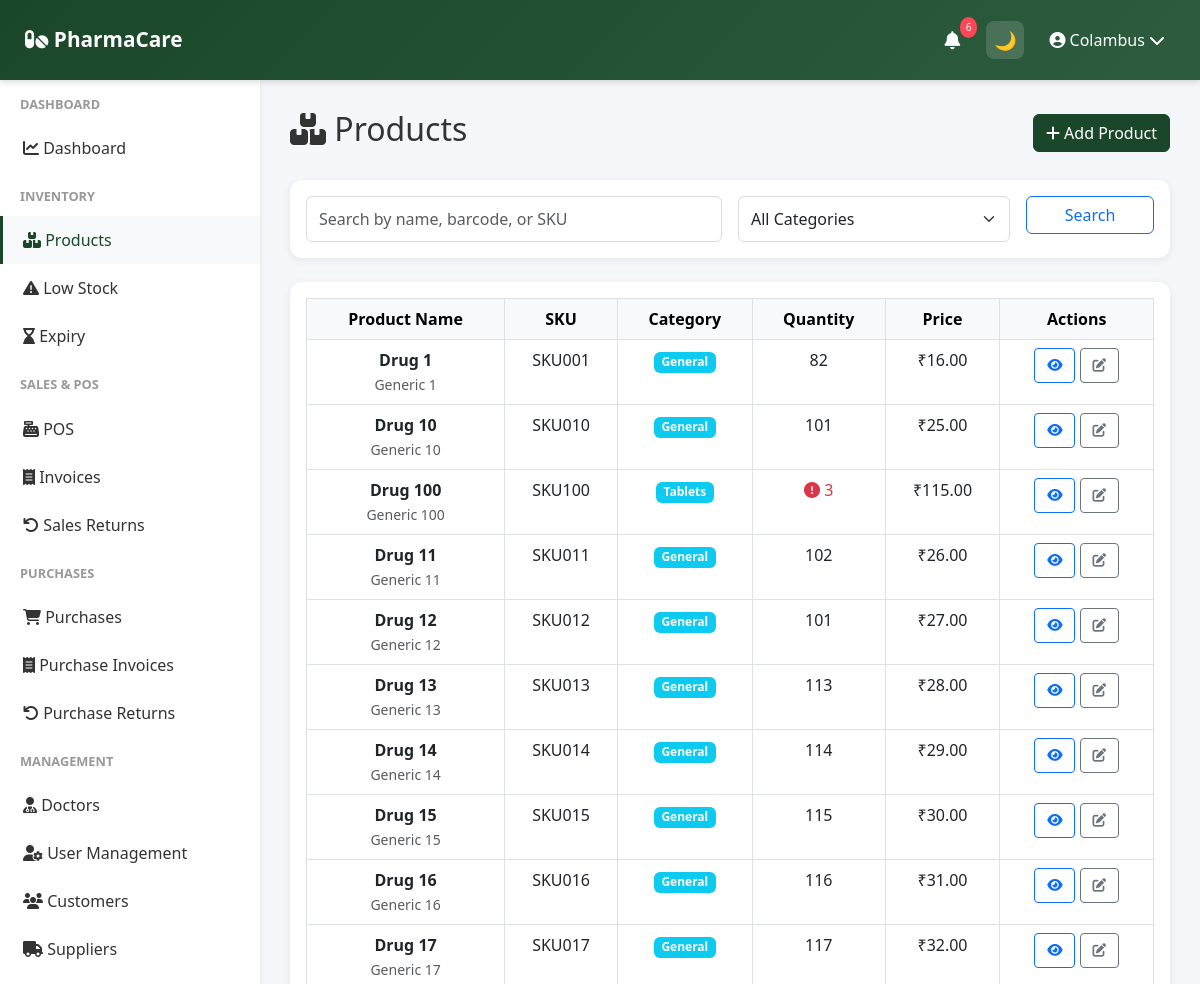
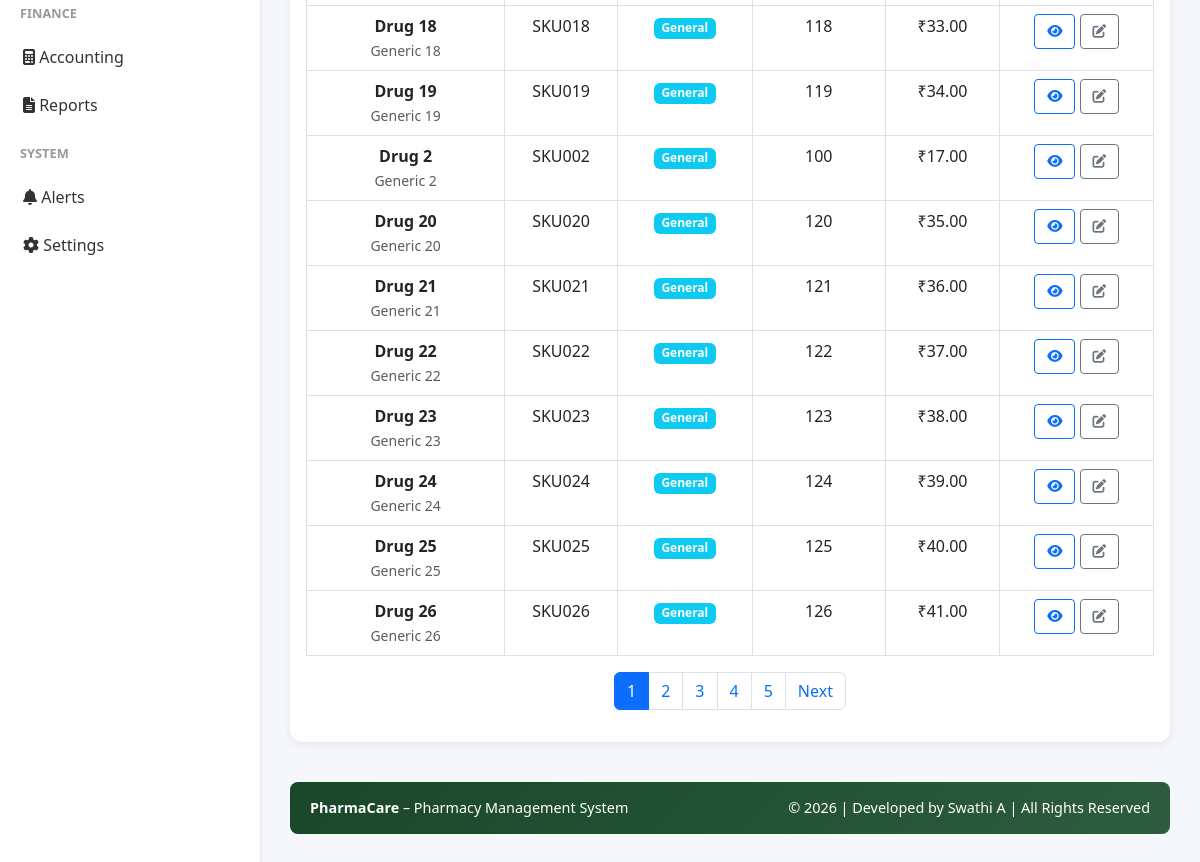
/inventory/products (signed in), run on the app's committed database (2 pictures, top to bottom).
### app/models.py (models this page shows, shortened)
class User(UserMixin, db.Model):
    __tablename__ = 'user'
    id = db.Column(db.Integer, primary_key=True)
    company_id = db.Column(db.Integer, db.ForeignKey('company.id'), nullable=False)
    role = db.Column(db.String(20), default='manager')
    username = db.Column(db.String(255), unique=True, nullable=False)
    password_hash = db.Column(db.String(255), nullable=False)
    is_active = db.Column(db.Boolean, default=True)
    last_login = db.Column(db.DateTime)
    created_date = db.Column(db.DateTime, default=datetime.utcnow)
    updated_date = db.Column(db.DateTime, default=datetime.utcnow, onupdate=datetime.utcnow)
    company = db.relationship('Company', back_populates='user')

class Product(db.Model):
    __tablename__ = 'product'
    id = db.Column(db.Integer, primary_key=True)
    company_id = db.Column(db.Integer, db.ForeignKey('company.id'), nullable=False)
    product_name = db.Column(db.String(255), nullable=False)
    generic_name = db.Column(db.String(255))
    brand = db.Column(db.String(255))
    category = db.Column(db.String(100), nullable=False)
    manufacturer = db.Column(db.String(255))
    batch_number = db.Column(db.String(100))
    barcode = db.Column(db.String(100), unique=True)
    sku = db.Column(db.String(100), unique=True, nullable=False)
    purchase_price = db.Column(db.Float, nullable=False)
    selling_price = db.Column(db.Float, nullable=False)
    mrp = db.Column(db.Float, nullable=False)
    tax_percentage = db.Column(db.Float, default=0)
    manufacturing_date = db.Column(db.DateTime)
    expiry_date = db.Column(db.DateTime)
    quantity = db.Column(db.Integer, default=0)
    minimum_stock_level = db.Column(db.Integer, default=10)
    reorder_level = db.Column(db.Integer, default=20)
    prescription_required = db.Column(db.Boolean, default=False)
    description = db.Column(db.Text)
    image_path = db.Column(db.String(500))
    created_date = db.Column(db.DateTime, default=datetime.utcnow)
    updated_date = db.Column(db.DateTime, default=datetime.utcnow, onupdate=datetime.utcnow)
    is_active = db.Column(db.Boolean, default=True)
    company = db.relationship('Company', back_populates='products')
    stock_movements = db.relationship('StockMovement', back_populates='product', cascade='all, delete-orphan')
    sale_items = db.relationship('SaleItem', back_populates='product', cascade='all, delete-orphan')
    purchase_items = db.relationship('PurchaseItem', back_populates='product', cascade='all, delete-orphan')
    category_id = db.Column(db.Integer, db.ForeignKey('category.id'))
    unit_id = db.Column(db.Integer, db.ForeignKey('unit.id'))
    category_rel = db.relationship('Category', back_populates='products')
    unit_rel = db.relationship('Unit', back_populates='products')

### app/routes/inventory.py (the view, shortened to what this page needs)
@inventory_bp.route('/products')
@login_required
def products_list():
    company_id = current_user.company_id
    page = request.args.get('page', 1, type=int)
    search = request.args.get('search', '')
    query = Product.query.filter_by(company_id=company_id, is_active=True)
    products = query.order_by(Product.product_name).paginate(page=page, per_page=20)
    return render_template('inventory/products_list.html', products=products, search=search)

### app/templates/inventory/products_list.html (shortened to what this page needs)
{% extends "base.html" %}
{% block content %}
<div class="d-flex justify-content-between align-items-center mb-4">
    <h2><i class="fas fa-boxes"></i> Products</h2>
    <a href="{{ url_for('inventory.add_product') }}" class="btn btn-primary">
        <i class="fas fa-plus"></i> Add Product
    </a>
</div>
<div class="card mb-4">
    <div class="card-body">
        <form method="GET" class="row g-3">
            <div class="col-md-6">
                <input type="text" name="search" class="form-control" placeholder="Search by name, barcode, or SKU" value="{{ search }}">
            </div>
            <div class="col-md-4">
                <select name="category" class="form-select">
                    <option value="">All Categories</option>
                </select>
            </div>
            <div class="col-md-2">
                <button type="submit" class="btn btn-outline-primary w-100">Search</button>
            </div>
        </form>
    </div>
</div>
<div class="card">
    <div class="card-body">
        {% if products.items %}
        <div class="table-responsive">
            <table class="table table-hover table-bordered">
                <thead class="table-light">
                    <tr>
                        <th class="text-center">Product Name</th>
                        <th class="text-center">SKU</th>
                        <th class="text-center">Category</th>
                        <th class="text-center">Quantity</th>
                        <th class="text-center">Price</th>
                        <th class="text-center">Actions</th>
                    </tr>
                </thead>
                <tbody>
                    {% for product in products.items %}
                    <tr>
                        <td class="text-center">
                            <strong>{{ product.product_name }}</strong><br>
                            <small class="text-muted">{{ product.generic_name or 'N/A' }}</small>
                        </td>
                        <td class="text-center">{{ product.sku }}</td>
                        <td class="text-center"><span class="badge bg-info">{{ product.category }}</span></td>
                        <td class="text-center">
                            {% if product.quantity <= product.minimum_stock_level %}
                            <span class="text-danger"><i class="fas fa-exclamation-circle"></i> {{ product.quantity }}</span>
                            {% else %}
                            {{ product.quantity }}
                            {% endif %}
                        </td>
                        <td class="text-center">₹{{ "%.2f"|format(product.selling_price) }}</td>
                        <td class="text-center">
                            <a href="{{ url_for('inventory.product_detail', product_id=product.id) }}" class="btn btn-sm btn-outline-primary" title="View">
                                <i class="fas fa-eye"></i>
                            </a>
                            <a href="{{ url_for('inventory.edit_product', product_id=product.id) }}" class="btn btn-sm btn-outline-secondary" title="Edit">
                                <i class="fas fa-edit"></i>
                            </a>
                        </td>
                    </tr>
                    {% endfor %}
                </tbody>
            </table>
        </div>
        {% if products.pages > 1 %}
        <nav aria-label="Page navigation">
            <ul class="pagination justify-content-center">
                {% for page_num in products.iter_pages() %}
                    {% if page_num %}
                    <li class="page-item {% if page_num == products.page %}active{% endif %}">
                        <a class="page-link" href="{{ url_for('inventory.products_list', page=page_num, search=search, category=category) }}">{{ page_num }}</a>
                    </li>
                    {% else %}
                    <li class="page-item disabled"><span class="page-link">...</span></li>
                    {% endif %}
                {% endfor %}
                {% if products.has_next %}
                <li class="page-item">
                    <a class="page-link" href="{{ url_for('inventory.products_list', page=products.next_num, search=search, category=category) }}">Next</a>
                </li>
                {% endif %}
            </ul>
        </nav>
        {% endif %}
        {% else %}
        <p class="text-center text-muted py-4">
            <i class="fas fa-inbox" style="font-size: 2rem; opacity: 0.5;"></i><br>
            No products found. <a href="{{ url_for('inventory.add_product') }}">Add your first product</a>
        </p>
        {% endif %}
    </div>
</div>
{% endblock %}

### app/templates/base.html (shortened to what this page needs)
<!doctype html>
<html lang="en" data-theme="light">
  <head>
    <link
      href="https://cdn.jsdelivr.net/npm/bootstrap@5.3.0/dist/css/bootstrap.min.css"
      rel="stylesheet"
    />
    <link
      rel="stylesheet"
      href="https://cdnjs.cloudflare.com/ajax/libs/font-awesome/6.4.0/css/all.min.css"
    />
  </head>
  <body>
   <nav class="navbar">
  <a class="navbar-brand" href="{{ url_for('dashboard.dashboard') }}">
    <i class="fas fa-pills"></i> PharmaCare
  </a>
  <div class="navbar-right">
    <div class="nav-icon dropdown">
      <a href="#" data-bs-toggle="dropdown">
        <i class="fas fa-bell"></i>
        <span id="alert-badge" class="notification-badge">3</span>
      </a>
    </div>
    <button id="themeToggle" class="nav-icon">
      🌙
    </button>
    <div class="user-menu-navbar dropdown">
      <a href="#" data-bs-toggle="dropdown">
        <i class="fas fa-user-circle"></i>
        {{ current_user.username }}
        <i class="fas fa-chevron-down"></i>
      </a>
    </div>
  </div>
</nav>
    {% if current_user.is_authenticated %}
    <div class="sidebar">
      <nav class="nav flex-column">
        {% if current_user.company and current_user.company.company_name ==
        'Platform Admin' %}
        <div class="nav-section-title">Admin</div>
        <a
          class="nav-link {% if 'admin/companies' in request.path %}active{% endif %}"
          href="{{ url_for('admin.companies_list') }}"
        >
          <i class="fas fa-building"></i> Companies
        </a>
        <a class="nav-link" href="{{ url_for('auth.profile') }}">
          <i class="fas fa-cog"></i> Settings
        </a>
        {% else %}
        <div class="nav-section-title">Dashboard</div>
        <a
          class="nav-link {% if request.endpoint == 'dashboard.dashboard' %}active{% endif %}"
          href="{{ url_for('dashboard.dashboard') }}"
        >
          <i class="fas fa-chart-line"></i> Dashboard
        </a>
        <div class="nav-section-title">Inventory</div>
        <a
          class="nav-link {% if 'inventory' in request.path %}active{% endif %}"
          href="{{ url_for('inventory.products_list') }}"
        >
          <i class="fas fa-boxes"></i> Products
        </a>
        <a
          class="nav-link {% if request.endpoint == 'inventory.low_stock_report' %}active{% endif %}"
          href="{{ url_for('inventory.low_stock_report') }}"
        >
          <i class="fas fa-exclamation-triangle"></i> Low Stock
        </a>
        <a
          class="nav-link {% if request.endpoint == 'inventory.expiry_report' %}active{% endif %}"
          href="{{ url_for('inventory.expiry_report') }}"
        >
          <i class="fas fa-hourglass-end"></i> Expiry
        </a>
        <div class="nav-section-title">Sales & POS</div>
        <a
          class="nav-link {% if request.endpoint == 'sales.pos' %}active{% endif %}"
          href="{{ url_for('sales.pos') }}"
        >
          <i class="fas fa-cash-register"></i> POS
        </a>
        <a
          class="nav-link {% if 'invoices' in request.path %}active{% endif %}"
          href="{{ url_for('sales.invoices_list') }}"
        >
          <i class="fas fa-receipt"></i> Invoices
        </a>
        <a
          class="nav-link {% if request.endpoint == 'sales.sales_returns_list' %}active{% endif %}"
          href="{{ url_for('sales.sales_returns_list') }}"
        >
          <i class="fas fa-undo"></i> Sales Returns
        </a>
<div class="nav-section-title">Purchases</div>
<a
  class="nav-link {% if request.endpoint == 'purchases.purchases_list' %}active{% endif %}"
  href="{{ url_for('purchases.purchases_list') }}"
>
  <i class="fas fa-shopping-cart"></i> Purchases
</a>
<a
  class="nav-link {% if 'purchases' in request.path %}active{% endif %}"
  href="{{ url_for('purchases.purchases_list') }}"
>
  <i class="fas fa-receipt"></i> Purchase Invoices
</a>
<a
  class="nav-link {% if request.endpoint == 'purchases.returns_list' %}active{% endif %}"
  href="{{ url_for('purchases.returns_list') }}"
>
  <i class="fas fa-undo"></i> Purchase Returns
</a>
        <div class="nav-section-title">Management</div>
        <a
          class="nav-link {% if 'doctors' in request.path %}active{% endif %}"
          href="{{ url_for('doctors.doctors_list') }}"
        >
          <i class="fas fa-user-md"></i> Doctors
        </a>
        {% if current_user.role == 'owner' %}
        <a
          class="nav-link {% if 'users' in request.path %}active{% endif %}"
          href="{{ url_for('users.users_list') }}"
        >
          <i class="fas fa-user-cog"></i> User Management
        </a>
        {% endif %}
        <a
          class="nav-link {% if 'customers' in request.path %}active{% endif %}"
          href="{{ url_for('customers.customers_list') }}"
        >
          <i class="fas fa-users"></i> Customers
        </a>
        <a
          class="nav-link {% if 'suppliers' in request.path %}active{% endif %}"
          href="{{ url_for('suppliers.suppliers_list') }}"
        >
          <i class="fas fa-truck"></i> Suppliers
        </a>
        <div class="nav-section-title">Finance</div>
        <a
          class="nav-link {% if 'accounting' in request.path %}active{% endif %}"
          href="{{ url_for('accounting.accounting_dashboard') }}"
        >
          <i class="fas fa-calculator"></i> Accounting
        </a>
        <a
          class="nav-link {% if 'reports' in request.path %}active{% endif %}"
          href="{{ url_for('reports.reports_home') }}"
        >
          <i class="fas fa-file-alt"></i> Reports
        </a>
        <div class="nav-section-title">System</div>
        <a
          class="nav-link {% if request.endpoint == 'alerts.alerts' %}active{% endif %}"
          href="{{ url_for('alerts.alerts') }}"
        >
          <i class="fas fa-bell"></i> Alerts
        </a>
        <a class="nav-link" href="{{ url_for('auth.profile') }}">
          <i class="fas fa-cog"></i> Settings
        </a>
        {% endif %}
      </nav>
    </div>
    {% endif %}
    <div
      class="{% if current_user.is_authenticated %}main-content{% else %}auth-page{% endif %}"
    >
       {% block content %}{% endblock %}
      <footer class="footer text-center">
        <div class="row">
          <div class="col-md-6 text-md-start">
            <strong>PharmaCare</strong> – Pharmacy Management System
          </div>
          <div class="col-md-6 text-md-end">
            © 2026 | Developed by Swathi A | All Rights Reserved
          </div>
        </div>
      </footer>
    </div>
  </body>
</html>

### data on the page
User: username "Colambus"
Product: product_name "Drug 1", generic_name "Generic 1", sku "SKU001", category "General", quantity "82", selling_price "16.00"
Product: product_name "Drug 10", generic_name "Generic 10", sku "SKU010", category "General", quantity "101", selling_price "25.00"
Product: product_name "Drug 100", generic_name "Generic 100", sku "SKU100", category "Tablets", quantity "3", selling_price "115.00"
Product: product_name "Drug 11", generic_name "Generic 11", sku "SKU011", category "General", quantity "102", selling_price "26.00"
Product: product_name "Drug 12", generic_name "Generic 12", sku "SKU012", category "General", quantity "101", selling_price "27.00"
Product: product_name "Drug 13", generic_name "Generic 13", sku "SKU013", category "General", quantity "113", selling_price "28.00"
Product: product_name "Drug 14", generic_name "Generic 14", sku "SKU014", category "General", quantity "114", selling_price "29.00"
Product: product_name "Drug 15", generic_name "Generic 15", sku "SKU015", category "General", quantity "115", selling_price "30.00"
Product: product_name "Drug 16", generic_name "Generic 16", sku "SKU016", category "General", quantity "116", selling_price "31.00"
Product: product_name "Drug 17", generic_name "Generic 17", sku "SKU017", category "General", quantity "117", selling_price "32.00"
Product: product_name "Drug 18", generic_name "Generic 18", sku "SKU018", category "General", quantity "118", selling_price "33.00"
Product: product_name "Drug 19", generic_name "Generic 19", sku "SKU019", category "General", quantity "119", selling_price "34.00"
Product: product_name "Drug 2", generic_name "Generic 2", sku "SKU002", category "General", quantity "100", selling_price "17.00"
Product: product_name "Drug 20", generic_name "Generic 20", sku "SKU020", category "General", quantity "120", selling_price "35.00"
Product: product_name "Drug 21", generic_name "Generic 21", sku "SKU021", category "General", quantity "121", selling_price "36.00"
Product: product_name "Drug 22", generic_name "Generic 22", sku "SKU022", category "General", quantity "122", selling_price "37.00"
Product: product_name "Drug 23", generic_name "Generic 23", sku "SKU023", category "General", quantity "123", selling_price "38.00"
Product: product_name "Drug 24", generic_name "Generic 24", sku "SKU024", category "General", quantity "124", selling_price "39.00"
Product: product_name "Drug 25", generic_name "Generic 25", sku "SKU025", category "General", quantity "125", selling_price "40.00"
Product: product_name "Drug 26", generic_name "Generic 26", sku "SKU026", category "General", quantity "126", selling_price "41.00"

### other printed values
{{ page_num }} "1" "2" "3" "4" "5"
